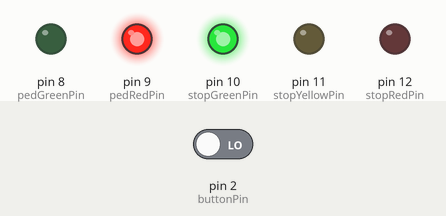
The sketch below on a simulated Arduino Uno, built with avr-gcc and run on an emulated ATmega328P. On the bench: output pins drawn as LEDs (lit = HIGH). Inputs (shaded band) come from the test bench; at power-on: pin 2 (buttonPin) LOW.

Above: at 4.2 s.
4.3 s: pin 2 (buttonPin) driven LOW
5.8 s: pin 2 (buttonPin) driven HIGH
At 7.1 s:
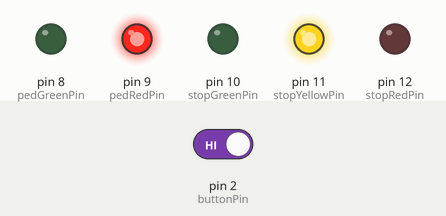
At 9.4 s:
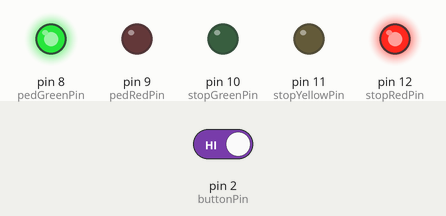
Timing chart, 0 to 16.3 s (numbered marks = the images above; inputs shaded):
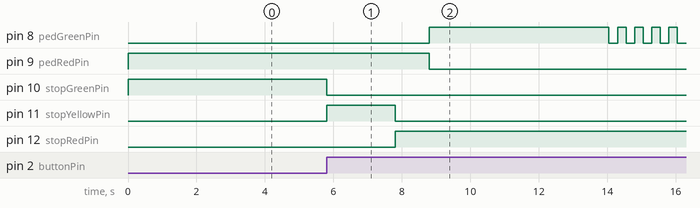

Measured:
- after the input at 4.3 s, every drawn part: stays the same
- after the input at 5.8 s, pin 8 (pedGreenPin): LOW → HIGH after 3.0 s, then repeats every 0.50 s: LOW 0.25 s, HIGH 0.25 s; pin 9 (pedRedPin): HIGH → LOW after 3.0 s; pin 10 (stopGreenPin): HIGH → LOW at once; pin 11 (stopYellowPin): LOW → HIGH at once, → LOW 2.0 s later; pin 12 (stopRedPin): LOW → HIGH after 2.0 s

The sketch:

TrafficLightButton.ino
```cpp
/*
 * Full Traffic Light
 * Clayton Walker
 */

 //setup button pin
 int buttonPin = 2;

//setup LEDs
int stopRedPin = 12;
int stopYellowPin = 11;
int stopGreenPin = 10;
int pedRedPin = 9;
int pedGreenPin = 8;

long pedLightTimer;
int timeout = 5000;

void setup() {
  // setup pin modules
  pinMode(stopRedPin, OUTPUT);
  pinMode(stopYellowPin, OUTPUT);
  pinMode(stopGreenPin, OUTPUT);
  pinMode(pedRedPin, OUTPUT);
  pinMode(pedGreenPin, OUTPUT);

  //Traffic Light Green by default
  digitalWrite(stopGreenPin, HIGH);
  //Pedestrian Light Red by default
  digitalWrite(pedRedPin, HIGH);

}

void loop() {
  //start cycle
  bool buttonState = digitalRead(buttonPin);

  if(buttonState == HIGH && (millis() - pedLightTimer) > timeout){
    stoplight();
  }
}

void stoplight(){
  //go through cycle - turn off Green Light, Turn light yellow for 2 seconds,
  //turn yellow off, turn on red
  digitalWrite(stopGreenPin, LOW);
  digitalWrite(stopYellowPin, HIGH);
  delay(2000);
  digitalWrite(stopYellowPin, LOW);
  digitalWrite(stopRedPin, HIGH);
  pedestrian();
}

void pedestrian(){
  //wait for cars to pass through intersection,
  //turn off red ped light, and turn on green ped light for 5 sec
  delay(1000);
  digitalWrite(pedRedPin, LOW);
  digitalWrite(pedGreenPin, HIGH);
  delay(5000);
  //turn off green ped light and turn back on red ped light
  digitalWrite(pedGreenPin, LOW);

  for(int x = 0; x < 10; x++){
    digitalWrite(pedGreenPin, HIGH);
    delay(250);
    digitalWrite(pedGreenPin, LOW);
    delay(250);
  }

  digitalWrite(pedRedPin, HIGH);

  //turn off red ped light
  digitalWrite(stopRedPin, LOW);
  //turn on green stoplight
  digitalWrite(stopGreenPin, HIGH);

  pedLightTimer = millis();
}
```
